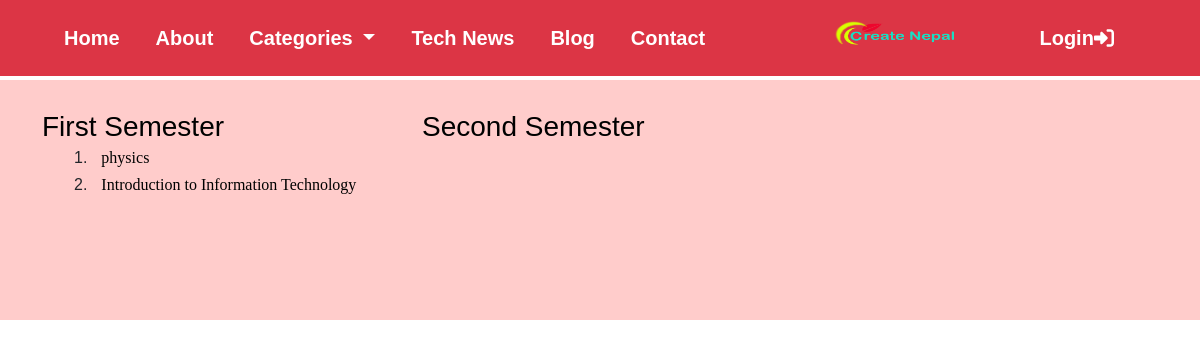
The app's page /semester/1/ with its own data.
### app/models.py (models this page shows)
class Semester(models.Model):
    sem = models.CharField(max_length=100)
    faculty = models.ForeignKey(Course, on_delete=models.CASCADE)

class Subject(models.Model):
    faculty = models.ForeignKey(Course, on_delete=models.CASCADE)
    sem = models.ForeignKey(Semester, on_delete=models.CASCADE)
    subject_name = models.CharField(max_length=100)

### app/views.py (the view)
# urls.py: path('semester/<int:id>/', views.semesterView, name='semester'),
def semesterView(request, id):
    course = Course.objects.get(id=id)
    semester = Semester.objects.filter(faculty=course)
    subject = Subject.objects.filter(faculty=course)
    return render(request, 'app/semester.html', {'semester':semester, 'subject':subject})

### app/templates/app/semester.html
{% extends 'app/base.html' %}
{% load static %}
{% block bsccsit %}
    <div class="bsc-csit" style="margin-top:80px; padding-top:20px;">
        <div class="container">
            <div class="row" >
                {% for s in semester %}
                <div class="col-md-4">
                    <div class="bsccsit-box">
                        <h3 style="color: black;">{{s.sem}}</h3>
                        <ul>
                            {% for sub in s.subject_set.all %}
                            <li>{{forloop.counter}}.<a href="{% url 'modelquestions' sub.id %}"> {{sub.subject_name}}</a></li>
                            {% endfor %}
                        </ul>
                    </div>
                </div>
            {% endfor %}
            </div>
        </div>
    </div>
{% endblock bsccsit %}

### app/static/app/css/style.css (style rules this page uses)
html , body { width:100%; overflow-x: hidden; }
* { box-sizing: border-box; }
.bsc-csit { margin-top: 10px; max-height: 500px; background-color: #FFCCCB; }
.bsccsit-box { margin-top: 10px; text-align: center; height: 200px; margin-bottom: 10px; justify-content: center; }
.bsccsit-box ul li { list-style-type: none; }
.bsccsit-box ul li a { color: black; font-size: 16px; }
.bsccsit-box { text-align: left; justify-content: left; }
.wrapper , a { padding:15px 10px; text-decoration:none; color:whitesmoke; }
* { margin: 0px; padding: 0px; box-sizing: border-box; }
body, html { height: 100%; font-family: Poppins-Regular, sans-serif; }
a { font-family: Poppins-Regular; font-size: 14px; line-height: 1.7; color: #666666; margin: 0px; transition: all 0.4s; -webkit-transition: all 0.4s; -o-transition: all 0.4s; -moz-transition: all 0.4s; }
h1,h2,h3,h4,h5,h6 { margin: 0px; }
ul, li { margin: 0px; list-style-type: none; }

### records on screen
Semester: sem "First Semester"
Subject: subject_name "physics"
Subject: subject_name "Introduction to Information Technology"
Semester: sem "Second Semester"
